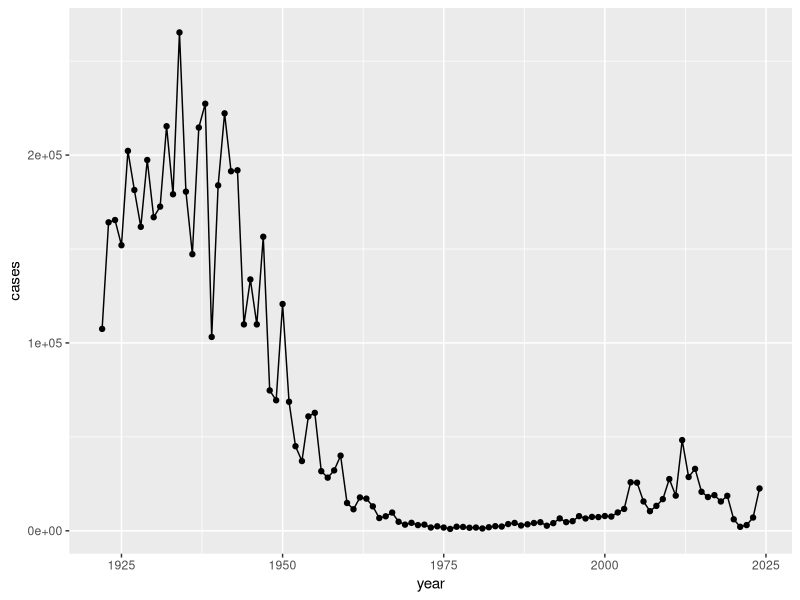
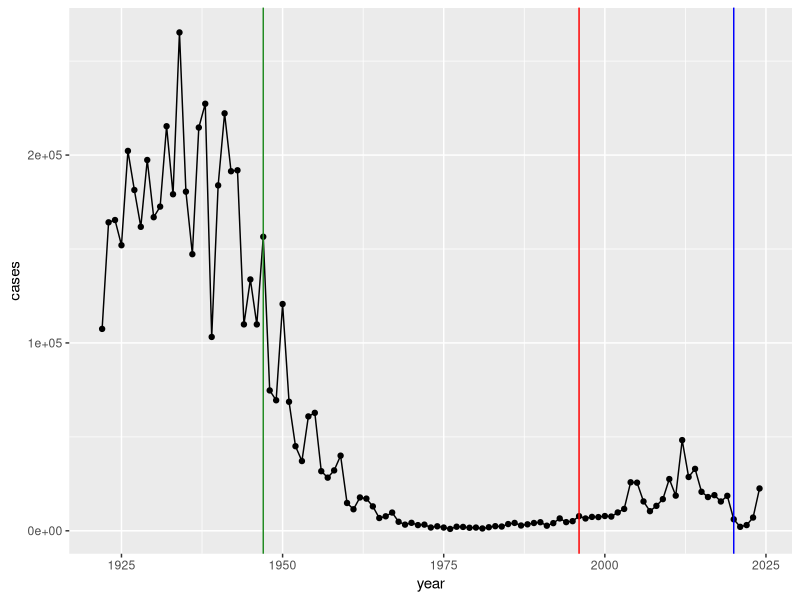

Generate these figures, in order, with R: (Note: this script raises an error after producing the figures.)
## ---- chunk 1
cdc <- data.frame(
                                 year = c(1922L,1923L,1924L,1925L,
                                          1926L,1927L,1928L,1929L,1930L,1931L,
                                          1932L,1933L,1934L,1935L,1936L,
                                          1937L,1938L,1939L,1940L,1941L,1942L,
                                          1943L,1944L,1945L,1946L,1947L,
                                          1948L,1949L,1950L,1951L,1952L,
                                          1953L,1954L,1955L,1956L,1957L,1958L,
                                          1959L,1960L,1961L,1962L,1963L,
                                          1964L,1965L,1966L,1967L,1968L,1969L,
                                          1970L,1971L,1972L,1973L,1974L,
                                          1975L,1976L,1977L,1978L,1979L,1980L,
                                          1981L,1982L,1983L,1984L,1985L,
                                          1986L,1987L,1988L,1989L,1990L,
                                          1991L,1992L,1993L,1994L,1995L,1996L,
                                          1997L,1998L,1999L,2000L,2001L,
                                          2002L,2003L,2004L,2005L,2006L,2007L,
                                          2008L,2009L,2010L,2011L,2012L,
                                          2013L,2014L,2015L,2016L,2017L,2018L,
                                          2019L,2020L,2021L,2022L,2023L, 2024L),
         cases = c(107473,164191,165418,152003,
                                          202210,181411,161799,197371,
                                          166914,172559,215343,179135,265269,
                                          180518,147237,214652,227319,103188,
                                          183866,222202,191383,191890,109873,
                                          133792,109860,156517,74715,69479,
                                          120718,68687,45030,37129,60886,
                                          62786,31732,28295,32148,40005,
                                          14809,11468,17749,17135,13005,6799,
                                          7717,9718,4810,3285,4249,3036,
                                          3287,1759,2402,1738,1010,2177,2063,
                                          1623,1730,1248,1895,2463,2276,
                                          3589,4195,2823,3450,4157,4570,
                                          2719,4083,6586,4617,5137,7796,6564,
                                          7405,7298,7867,7580,9771,11647,
                                          25827,25616,15632,10454,13278,
                                          16858,27550,18719,48277,28639,32971,
                                          20762,17972,18975,15609,18617,
                                          6124,2116,3044,7063, 22538)
       )


## ---- chunk 2
library(ggplot2)

ggplot(cdc) +
  aes(year, cases) +
  geom_point() +
  geom_line()
## ---- chunk 3
ggplot(cdc) +
  aes(year, cases) +
  geom_point() +
  geom_line() +
  geom_vline(xintercept = 1947, col="forestgreen") +
  geom_vline(xintercept = 1996, col="red") +
  geom_vline(xintercept = 2020, col="blue")

## ---- chunk 4
library(jsonlite)

subject <- read_json(path="http://cmi-pb.org/api/v5_1/subject", 
                     simplifyVector=TRUE)
head(subject)
## ---- chunk 5
nrow(subject)
## ---- chunk 6
table(subject$infancy_vac)
## ---- chunk 7
table(subject$biological_sex)
## ---- chunk 8
table(subject$race)
## ---- chunk 9
table(subject$race, subject$biological_sex)
## ---- chunk 10
specimen <- read_json("http://cmi-pb.org/api/v5_1/specimen", simplifyVector = TRUE)
ab_titer <- read_json("http://cmi-pb.org/api/v5_1/plasma_ab_titer", simplifyVector = TRUE)
## ---- chunk 11
head(specimen)
## ---- chunk 12
library(dplyr)

meta <- inner_join(subject, specimen)
head(meta)
## ---- chunk 13
ab_data <- inner_join(meta, ab_titer)
head(ab_data)
## ---- chunk 14
nrow(ab_data)
## ---- chunk 15
unique(ab_data$isotype)
## ---- chunk 16
table(ab_data$isotype)
## ---- chunk 17
unique(ab_data$antigen)
## ---- chunk 18
ggplot(ab_data) +
  aes(MFI, antigen) +
  geom_boxplot()
## ---- chunk 19
table(ab_data$dataset)
## ---- chunk 20
igg <- ab_data |>
  filter(isotype=="IgG")
## ---- chunk 21
ggplot(igg) +
  aes(MFI_normalised, antigen) +
  geom_boxplot()
## ---- chunk 22
ggplot(igg) +
  aes(MFI_normalised, antigen, col=infancy_vac) +
  geom_boxplot()
## ---- chunk 23
ggplot(igg) +
  aes(MFI_normalised, antigen, col=infancy_vac) +
  geom_boxplot() +
  facet_wrap(~infancy_vac)
## ---- chunk 24
ggplot(igg) +
  aes(MFI_normalised, antigen, col=infancy_vac ) +
  geom_boxplot(show.legend = FALSE) + 
  facet_wrap(vars(visit), nrow=2) +
  xlim(0,75) +
  theme_bw()
## ---- chunk 25
 filter(igg, antigen == "PT", dataset == "2021_dataset") |> 
  ggplot() +
  aes(x=planned_day_relative_to_boost,
        y=MFI_normalised,
        col=infancy_vac,
        group=subject_id) +
    geom_point() +
    geom_line() +
   geom_vline(xintercept=14, linetype="dashed")
